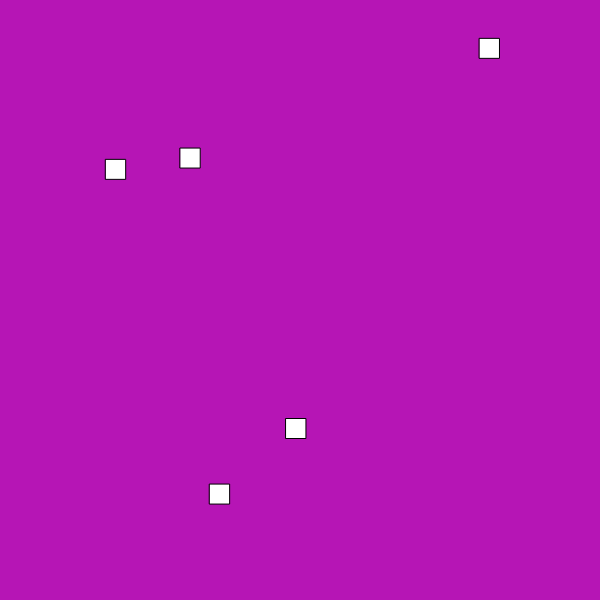
Frame 1 (no input)
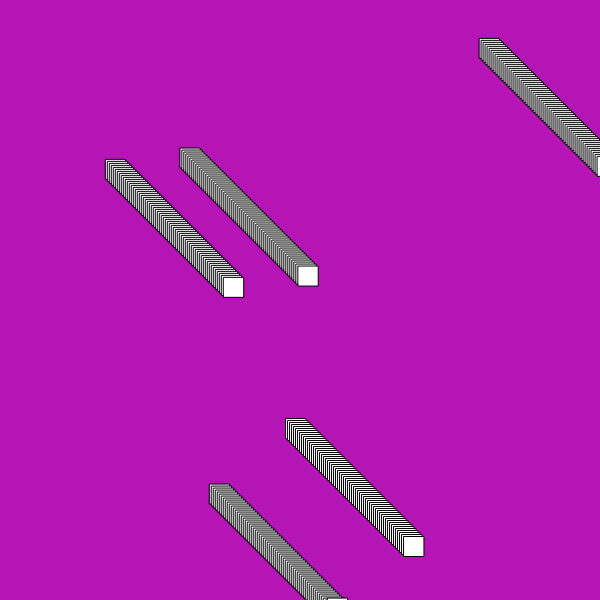
Frame 60 (no input)
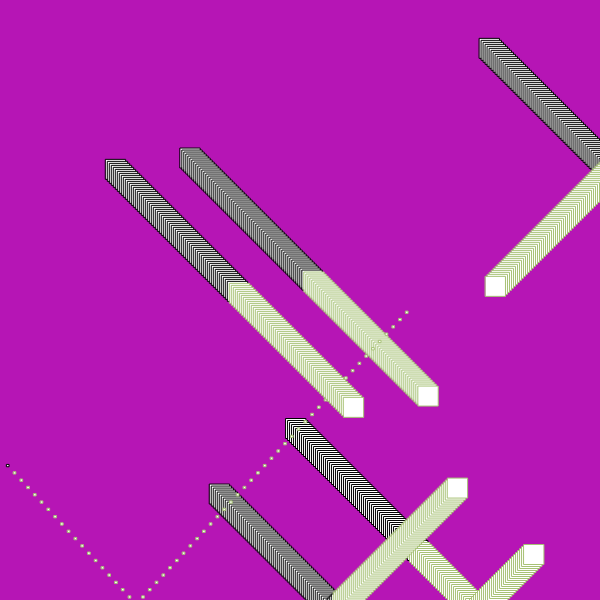
Frame 120 (the mouse pressed at the canvas centre since frame 60)

The p5.js sketch that drew these frames (run headless with seeded random() and noise() and a simulated clock; from frame 60 on, the mouse is pressed at the canvas centre):

// p5.js sketch
// ── sketch.js
var shapeArray= [];
var _x;
var _y;
var _vel;
var _yVel;
var _size;

function setup(){
		createCanvas(600,600);
		background(random(0,255),random(0,100),random(125,200));
		for(var i = 0;i<5;i++){
			shapeArray[i]= new Shape(random(0,width),random(0,height),2,2,20);
		}


}

function draw(){
	for (var i =0; i<shapeArray.length;i++){
		shapeArray[i].animate();
		shapeArray[i].display();

	}


}

function mouseClicked(){
	var tempShape = new Shape(mouseX,mouseY,random(1,8),random(1,8),20);
	shapeArray.push(tempShape);

}
function mousePressed(){
	var newShape = new Shape(random(0,length),random(0,height),random(0,10),random(1,10),random(1,20));
	shapeArray.push(newShape);
}



function Shape (_x,_y,_vel,_yVel,_size){
	this.x=_x;
	this.y=_y;
	this.vel=_vel;
	this.yVel= _yVel;
	this.size = _size;

	this.animate = function(){
		this.x += this.vel;
		

			if (this.x>width || this.x< 0){
				this.vel=-this.vel;
				stroke(random(0,200),random(100,200), random(50,255))


			}
			this.y+=this.yVel;
			if(this.y>height || this.y<=0){
				this.yVel=-this.yVel;
			}


	}
	this.display = function(){
		rect(this.x,this.y,this.size,this.size);


	}







};
